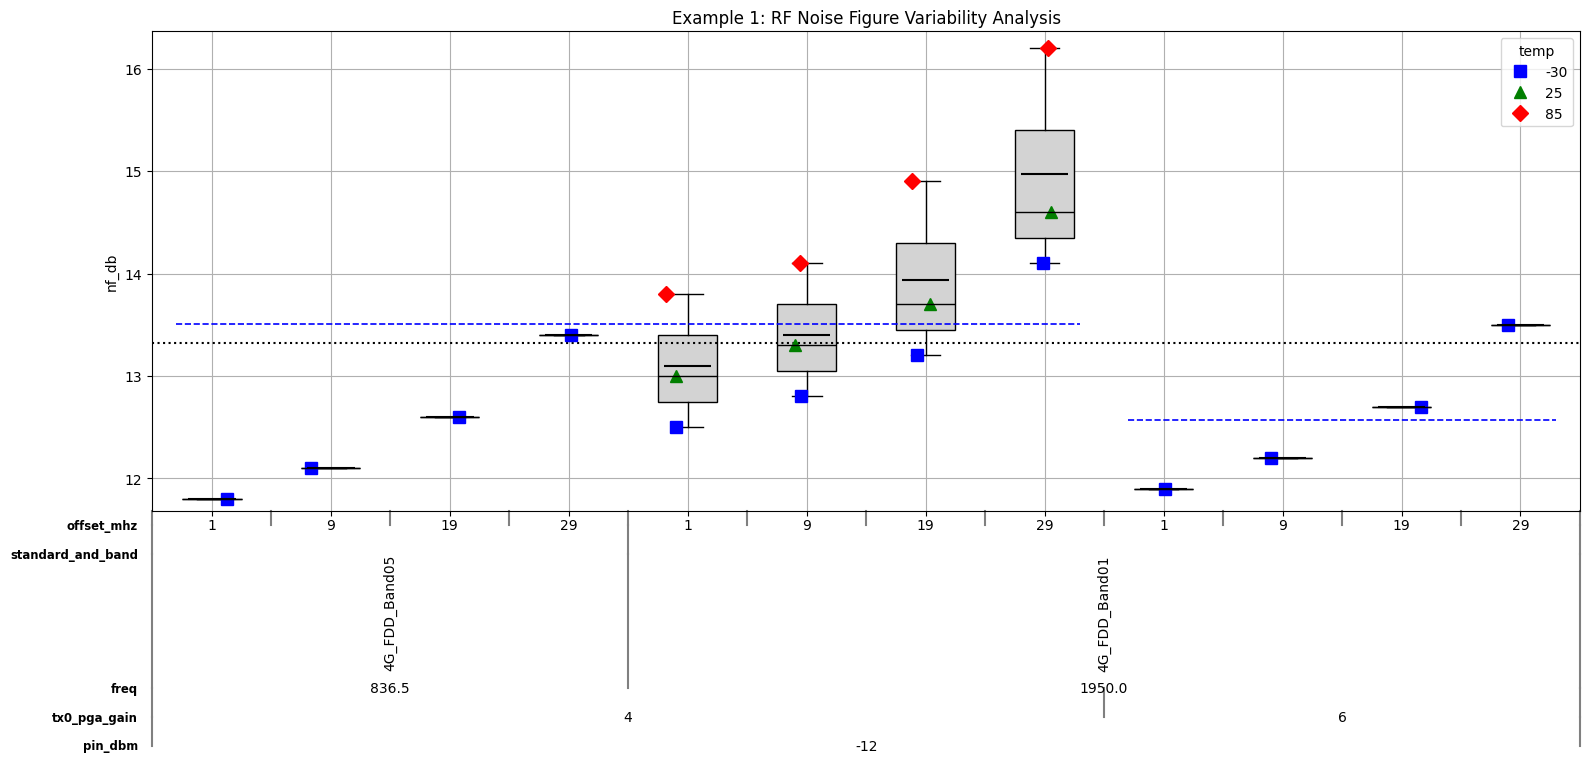

Write Python code to recreate this figure.
#!/usr/bin/env python3
"""README Example 1: RF Testing with All Features"""

import sys
import os
sys.path.insert(0, os.path.dirname(os.path.dirname(os.path.abspath(__file__))))

import matplotlib.pyplot as plt
plt.switch_backend('agg')

from pyvarchart import PyVarChart
import pandas as pd
import numpy as np
from io import StringIO


def main():
    """Generate RF testing example with all features enabled."""
    # Create sample RF test data (simplified version of complex_example)
    str_data = (
        'pin_dbm, tx0_pga_gain, freq, trx_and_sx, standard_and_band, offset_mhz, temp, nf_db\n'
        '-12, 4, 1950.0, TX0_STX0, 4G_FDD_Band01, 1, -30, 12.5\n'
        '-12, 4, 1950.0, TX0_STX0, 4G_FDD_Band01, 9, -30, 12.8\n'
        '-12, 4, 1950.0, TX0_STX0, 4G_FDD_Band01, 19, -30, 13.2\n'
        '-12, 4, 1950.0, TX0_STX0, 4G_FDD_Band01, 29, -30, 14.1\n'
        '-12, 6, 1950.0, TX0_STX0, 4G_FDD_Band01, 1, -30, 11.9\n'
        '-12, 6, 1950.0, TX0_STX0, 4G_FDD_Band01, 9, -30, 12.2\n'
        '-12, 6, 1950.0, TX0_STX0, 4G_FDD_Band01, 19, -30, 12.7\n'
        '-12, 6, 1950.0, TX0_STX0, 4G_FDD_Band01, 29, -30, 13.5\n'
        '-12, 4, 836.5, TX0_STX0, 4G_FDD_Band05, 1, -30, 11.8\n'
        '-12, 4, 836.5, TX0_STX0, 4G_FDD_Band05, 9, -30, 12.1\n'
        '-12, 4, 836.5, TX0_STX0, 4G_FDD_Band05, 19, -30, 12.6\n'
        '-12, 4, 836.5, TX0_STX0, 4G_FDD_Band05, 29, -30, 13.4\n'
        '-12, 4, 1950.0, TX0_STX0, 4G_FDD_Band01, 1, 25, 13.0\n'
        '-12, 4, 1950.0, TX0_STX0, 4G_FDD_Band01, 9, 25, 13.3\n'
        '-12, 4, 1950.0, TX0_STX0, 4G_FDD_Band01, 19, 25, 13.7\n'
        '-12, 4, 1950.0, TX0_STX0, 4G_FDD_Band01, 29, 25, 14.6\n'
        '-12, 4, 1950.0, TX0_STX0, 4G_FDD_Band01, 1, 85, 13.8\n'
        '-12, 4, 1950.0, TX0_STX0, 4G_FDD_Band01, 9, 85, 14.1\n'
        '-12, 4, 1950.0, TX0_STX0, 4G_FDD_Band01, 19, 85, 14.9\n'
        '-12, 4, 1950.0, TX0_STX0, 4G_FDD_Band01, 29, 85, 16.2\n'
    ).replace(' ', '')

    df = pd.read_csv(StringIO(str_data))

    pvc = PyVarChart(
        # Core configuration
        str_yaxis_var_name='nf_db',
        lst_xaxis_var_names=['pin_dbm', 'tx0_pga_gain', 'freq',
                             'standard_and_band', 'offset_mhz'],
        str_legend='temp',

        # Visual customization
        str_color_theme='blue_to_green_to_red',
        str_marker_theme='Solid',
        int_marker_size=8,
        int_jitter_points=1,

        # Statistical overlays
        int_boxplots=1,
        int_show_points=1,
        int_show_cell_means=1,
        lst_show_group_means=['tx0_pga_gain'],
        int_show_grand_mean=1,

        # Layout
        int_frame_size_x=16,
        int_frame_size_y=8,
        label_spacing=[0.06, 0.06, 0.28, 0.06, 0.03],
        lst_rotation=['Horizontal', 'Horizontal', 'Horizontal', 'Vertical', 'Horizontal'],

        # Custom ordering
        dict_xaxis_orderings={
            'temp': [-30, 25, 85]
        },

        str_title='Example 1: RF Noise Figure Variability Analysis'
    )

    # Analyze and plot
    pvc.analyze(df)
    fig, ax = pvc.plot(1)

    # Save
    output_path = '/media/gnew/Mech/Projects/pyvarchart/examples/readme_example_1_rf_testing.png'
    fig.savefig(output_path, dpi=100, bbox_inches='tight')
    plt.close(1)
    print(f"✓ Example 1 (RF Testing with All Features) saved to {output_path}")


if __name__ == '__main__':
    main()
